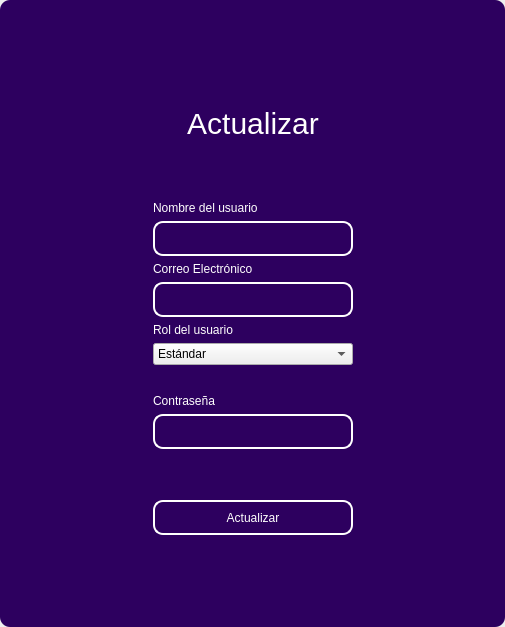
<?xml version="1.0" encoding="UTF-8"?>
<ui version="4.0">
 <class>MainWindow</class>
 <widget class="QMainWindow" name="MainWindow">
  <property name="geometry">
   <rect>
    <x>0</x>
    <y>0</y>
    <width>505</width>
    <height>627</height>
   </rect>
  </property>
  <property name="windowTitle">
   <string>MainWindow</string>
  </property>
  <property name="styleSheet">
   <string notr="true"/>
  </property>
  <widget class="QWidget" name="centralwidget">
   <property name="styleSheet">
    <string notr="true"/>
   </property>
   <layout class="QVBoxLayout" name="verticalLayout">
    <property name="spacing">
     <number>0</number>
    </property>
    <property name="leftMargin">
     <number>0</number>
    </property>
    <property name="topMargin">
     <number>0</number>
    </property>
    <property name="rightMargin">
     <number>0</number>
    </property>
    <property name="bottomMargin">
     <number>0</number>
    </property>
    <item>
     <widget class="QFrame" name="frame">
      <property name="enabled">
       <bool>true</bool>
      </property>
      <property name="styleSheet">
       <string notr="true">
QFrame {

border-radius:10px;
background-color:#2D005F;
 }
</string>
      </property>
      <property name="frameShape">
       <enum>QFrame::StyledPanel</enum>
      </property>
      <property name="frameShadow">
       <enum>QFrame::Raised</enum>
      </property>
      <layout class="QVBoxLayout" name="verticalLayout_2">
       <item>
        <widget class="QFrame" name="frame_superior">
         <property name="minimumSize">
          <size>
           <width>0</width>
           <height>40</height>
          </size>
         </property>
         <property name="maximumSize">
          <size>
           <width>16777215</width>
           <height>40</height>
          </size>
         </property>
         <property name="styleSheet">
          <string notr="true">QPushButton{
border-radius:18px;
}

QPushButton:hover{
	background-color: rgb(0, 0, 0);
}
</string>
         </property>
         <property name="frameShape">
          <enum>QFrame::StyledPanel</enum>
         </property>
         <property name="frameShadow">
          <enum>QFrame::Raised</enum>
         </property>
         <layout class="QHBoxLayout" name="horizontalLayout_3">
          <property name="spacing">
           <number>4</number>
          </property>
          <property name="leftMargin">
           <number>0</number>
          </property>
          <property name="topMargin">
           <number>0</number>
          </property>
          <property name="rightMargin">
           <number>0</number>
          </property>
          <property name="bottomMargin">
           <number>0</number>
          </property>
          <item>
           <spacer name="horizontalSpacer_2">
            <property name="orientation">
             <enum>Qt::Horizontal</enum>
            </property>
            <property name="sizeHint" stdset="0">
             <size>
              <width>443</width>
              <height>20</height>
             </size>
            </property>
           </spacer>
          </item>
          <item>
           <widget class="QPushButton" name="bt_minimize">
            <property name="minimumSize">
             <size>
              <width>38</width>
              <height>38</height>
             </size>
            </property>
            <property name="maximumSize">
             <size>
              <width>38</width>
              <height>38</height>
             </size>
            </property>
            <property name="text">
             <string/>
            </property>
            <property name="icon">
             <iconset>
              <normaloff>image/minus.svg</normaloff>image/minus.svg</iconset>
            </property>
            <property name="iconSize">
             <size>
              <width>38</width>
              <height>38</height>
             </size>
            </property>
           </widget>
          </item>
          <item>
           <widget class="QPushButton" name="bt_maximize">
            <property name="minimumSize">
             <size>
              <width>38</width>
              <height>38</height>
             </size>
            </property>
            <property name="maximumSize">
             <size>
              <width>38</width>
              <height>38</height>
             </size>
            </property>
            <property name="text">
             <string/>
            </property>
            <property name="icon">
             <iconset>
              <normaloff>image/chevron-up.svg</normaloff>image/chevron-up.svg</iconset>
            </property>
            <property name="iconSize">
             <size>
              <width>38</width>
              <height>38</height>
             </size>
            </property>
           </widget>
          </item>
          <item>
           <widget class="QPushButton" name="bt_normal">
            <property name="minimumSize">
             <size>
              <width>38</width>
              <height>38</height>
             </size>
            </property>
            <property name="maximumSize">
             <size>
              <width>38</width>
              <height>38</height>
             </size>
            </property>
            <property name="text">
             <string/>
            </property>
            <property name="icon">
             <iconset>
              <normaloff>image/chevron-down.svg</normaloff>image/chevron-down.svg</iconset>
            </property>
            <property name="iconSize">
             <size>
              <width>38</width>
              <height>38</height>
             </size>
            </property>
           </widget>
          </item>
          <item>
           <widget class="QPushButton" name="bt_close">
            <property name="minimumSize">
             <size>
              <width>38</width>
              <height>38</height>
             </size>
            </property>
            <property name="maximumSize">
             <size>
              <width>38</width>
              <height>38</height>
             </size>
            </property>
            <property name="text">
             <string/>
            </property>
            <property name="icon">
             <iconset>
              <normaloff>image/x.svg</normaloff>image/x.svg</iconset>
            </property>
            <property name="iconSize">
             <size>
              <width>38</width>
              <height>38</height>
             </size>
            </property>
           </widget>
          </item>
         </layout>
        </widget>
       </item>
       <item>
        <widget class="QFrame" name="frame_3">
         <property name="frameShape">
          <enum>QFrame::StyledPanel</enum>
         </property>
         <property name="frameShadow">
          <enum>QFrame::Raised</enum>
         </property>
         <layout class="QHBoxLayout" name="horizontalLayout_4">
          <item>
           <spacer name="horizontalSpacer_3">
            <property name="orientation">
             <enum>Qt::Horizontal</enum>
            </property>
            <property name="sizeHint" stdset="0">
             <size>
              <width>178</width>
              <height>20</height>
             </size>
            </property>
           </spacer>
          </item>
          <item>
           <layout class="QVBoxLayout" name="verticalLayout_4">
            <item>
             <spacer name="verticalSpacer">
              <property name="orientation">
               <enum>Qt::Vertical</enum>
              </property>
              <property name="sizeHint" stdset="0">
               <size>
                <width>28</width>
                <height>28</height>
               </size>
              </property>
             </spacer>
            </item>
            <item>
             <widget class="QFrame" name="frame_4">
              <property name="maximumSize">
               <size>
                <width>400</width>
                <height>600</height>
               </size>
              </property>
              <property name="styleSheet">
               <string notr="true">QLabel {
	color: rgb(255, 255, 254);
	font: 12pt &quot;Arial&quot;;
	background-color: rgba(0, 0, 0,0);
}


QLineEdit{
background-color: rgba(0, 0, 0,0);
border-radius:10px; 
font: 12pt &quot;Arial&quot;;
color: rgb(255, 255, 254);
border: 2px solid  rgb(255, 255, 255);

}

QLineEdit:hover{
background-color: rgba(0, 0, 0,0);
border-radius:10px; 
font: 12pt &quot;Arial&quot;;
border: 2px solid  rgb(120, 0, 171);
}

QLineEdit:focus{
background-color: rgb(0, 0, 0);
border-radius:10px; 
font: 12pt &quot;Arial&quot;;
border: 2px solid rgb(120, 0, 171);
}

QCheckBox{
	font: 12pt &quot;Arial&quot;;
	color: rgb(255, 255, 255);
}

QCheckBox::indicator {
    width: 18px;
    height:18px;
}

QCheckBox::indicator:unchecked {
   background-image: url(image/square.svg);
}

QCheckBox::indicator:checked {
   background-image: url(image/check-square.svg);
}

QPushButton{
border-radius:10px; 
font: 12pt &quot;Arial&quot;;
color: rgb(255, 255, 254);
border: 2px solid #ffffff;
}

QPushButton:hover{
border-radius:10px; 
font: 12pt &quot;Arial&quot;;
color: rgb(255, 255, 255);
border: 2px solid rgb(120, 0, 171);
	background-color: rgb(120, 0, 171);
}
</string>
              </property>
              <property name="frameShape">
               <enum>QFrame::StyledPanel</enum>
              </property>
              <property name="frameShadow">
               <enum>QFrame::Raised</enum>
              </property>
              <layout class="QVBoxLayout" name="verticalLayout_3">
               <item>
                <widget class="QLabel" name="label_3">
                 <property name="minimumSize">
                  <size>
                   <width>200</width>
                   <height>100</height>
                  </size>
                 </property>
                 <property name="font">
                  <font>
                   <family>Arial</family>
                   <pointsize>-1</pointsize>
                   <weight>50</weight>
                   <italic>false</italic>
                   <bold>false</bold>
                  </font>
                 </property>
                 <property name="styleSheet">
                  <string notr="true">font-size: 30px;</string>
                 </property>
                 <property name="text">
                  <string>Actualizar</string>
                 </property>
                 <property name="alignment">
                  <set>Qt::AlignCenter</set>
                 </property>
                </widget>
               </item>
               <item>
                <spacer name="verticalSpacer_3">
                 <property name="orientation">
                  <enum>Qt::Vertical</enum>
                 </property>
                 <property name="sizeHint" stdset="0">
                  <size>
                   <width>20</width>
                   <height>40</height>
                  </size>
                 </property>
                </spacer>
               </item>
               <item>
                <widget class="QLabel" name="label_4">
                 <property name="text">
                  <string>Nombre del usuario</string>
                 </property>
                </widget>
               </item>
               <item>
                <widget class="QLineEdit" name="nametxt">
                 <property name="minimumSize">
                  <size>
                   <width>0</width>
                   <height>35</height>
                  </size>
                 </property>
                </widget>
               </item>
               <item>
                <widget class="QLabel" name="label_6">
                 <property name="text">
                  <string>Correo Electrónico</string>
                 </property>
                </widget>
               </item>
               <item>
                <widget class="QLineEdit" name="emailtxt">
                 <property name="minimumSize">
                  <size>
                   <width>0</width>
                   <height>35</height>
                  </size>
                 </property>
                </widget>
               </item>
               <item>
                <widget class="QLabel" name="label">
                 <property name="text">
                  <string>Rol del usuario</string>
                 </property>
                </widget>
               </item>
               <item>
                <widget class="QComboBox" name="comboboxrole">
                 <property name="maxVisibleItems">
                  <number>2</number>
                 </property>
                 <item>
                  <property name="text">
                   <string>Estándar</string>
                  </property>
                 </item>
                 <item>
                  <property name="text">
                   <string>Administrador</string>
                  </property>
                 </item>
                </widget>
               </item>
               <item>
                <spacer name="verticalSpacer_4">
                 <property name="orientation">
                  <enum>Qt::Vertical</enum>
                 </property>
                 <property name="sizeHint" stdset="0">
                  <size>
                   <width>20</width>
                   <height>40</height>
                  </size>
                 </property>
                </spacer>
               </item>
               <item>
                <widget class="QLabel" name="label_5">
                 <property name="text">
                  <string>Contraseña</string>
                 </property>
                </widget>
               </item>
               <item>
                <widget class="QLineEdit" name="passwordtxt">
                 <property name="minimumSize">
                  <size>
                   <width>0</width>
                   <height>35</height>
                  </size>
                 </property>
                 <property name="maximumSize">
                  <size>
                   <width>16777215</width>
                   <height>16777215</height>
                  </size>
                 </property>
                 <property name="echoMode">
                  <enum>QLineEdit::Password</enum>
                 </property>
                </widget>
               </item>
               <item>
                <spacer name="verticalSpacer_5">
                 <property name="orientation">
                  <enum>Qt::Vertical</enum>
                 </property>
                 <property name="sizeHint" stdset="0">
                  <size>
                   <width>20</width>
                   <height>40</height>
                  </size>
                 </property>
                </spacer>
               </item>
               <item>
                <spacer name="verticalSpacer_6">
                 <property name="orientation">
                  <enum>Qt::Vertical</enum>
                 </property>
                 <property name="sizeHint" stdset="0">
                  <size>
                   <width>20</width>
                   <height>40</height>
                  </size>
                 </property>
                </spacer>
               </item>
               <item>
                <widget class="QPushButton" name="btn_update_bd">
                 <property name="minimumSize">
                  <size>
                   <width>0</width>
                   <height>35</height>
                  </size>
                 </property>
                 <property name="cursor">
                  <cursorShape>PointingHandCursor</cursorShape>
                 </property>
                 <property name="text">
                  <string>Actualizar</string>
                 </property>
                </widget>
               </item>
               <item>
                <spacer name="verticalSpacer_7">
                 <property name="orientation">
                  <enum>Qt::Vertical</enum>
                 </property>
                 <property name="sizeHint" stdset="0">
                  <size>
                   <width>20</width>
                   <height>40</height>
                  </size>
                 </property>
                </spacer>
               </item>
               <item>
                <layout class="QHBoxLayout" name="horizontalLayout_2"/>
               </item>
               <item>
                <spacer name="verticalSpacer_8">
                 <property name="orientation">
                  <enum>Qt::Vertical</enum>
                 </property>
                 <property name="sizeHint" stdset="0">
                  <size>
                   <width>20</width>
                   <height>40</height>
                  </size>
                 </property>
                </spacer>
               </item>
               <item>
                <layout class="QHBoxLayout" name="horizontalLayout">
                 <item>
                  <widget class="QLabel" name="label_2">
                   <property name="text">
                    <string/>
                   </property>
                  </widget>
                 </item>
                </layout>
               </item>
              </layout>
             </widget>
            </item>
            <item>
             <spacer name="verticalSpacer_2">
              <property name="orientation">
               <enum>Qt::Vertical</enum>
              </property>
              <property name="sizeHint" stdset="0">
               <size>
                <width>20</width>
                <height>40</height>
               </size>
              </property>
             </spacer>
            </item>
           </layout>
          </item>
          <item>
           <spacer name="horizontalSpacer_4">
            <property name="orientation">
             <enum>Qt::Horizontal</enum>
            </property>
            <property name="sizeHint" stdset="0">
             <size>
              <width>177</width>
              <height>20</height>
             </size>
            </property>
           </spacer>
          </item>
         </layout>
        </widget>
       </item>
      </layout>
     </widget>
    </item>
   </layout>
  </widget>
 </widget>
 <resources/>
 <connections/>
</ui>
